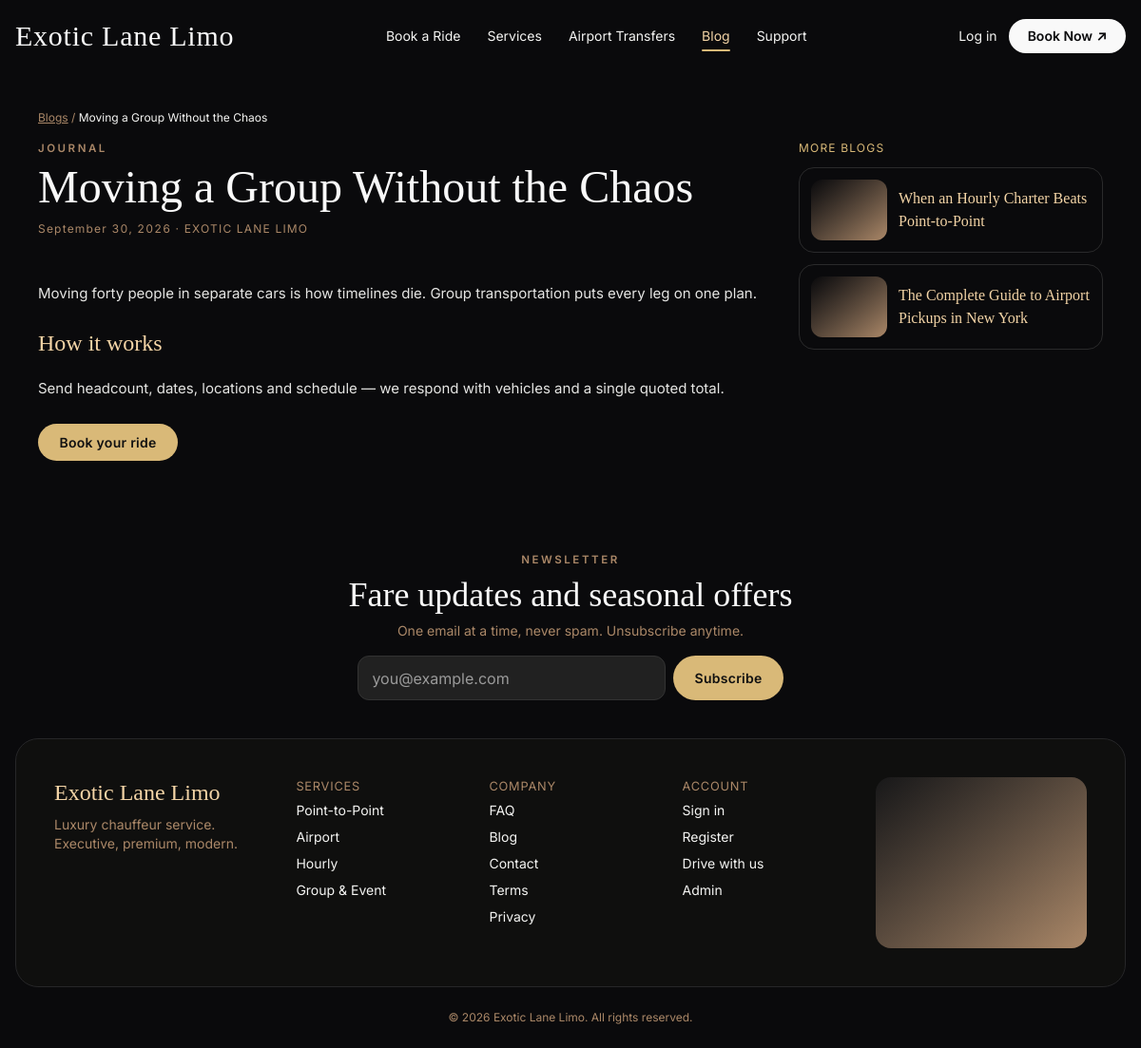
The page /services/blogs/read.php?slug=group-event-transport on the database its author committed.
### tables this page shows
CREATE TABLE IF NOT EXISTS blog_posts (
  id BIGINT UNSIGNED NOT NULL AUTO_INCREMENT PRIMARY KEY,
  slug VARCHAR(150) NOT NULL,
  title VARCHAR(190) NOT NULL,
  excerpt VARCHAR(255) NULL,
  body MEDIUMTEXT NULL,
  cover VARCHAR(255) NULL,
  meta_title VARCHAR(190) NULL,
  meta_description VARCHAR(255) NULL,
  status ENUM('draft','published') NOT NULL DEFAULT 'draft',
  published_at DATETIME NULL,
  created_at DATETIME NOT NULL DEFAULT CURRENT_TIMESTAMP,
  updated_at DATETIME NOT NULL DEFAULT CURRENT_TIMESTAMP ON UPDATE CURRENT_TIMESTAMP,
  UNIQUE KEY uq_blog_slug (slug),
  KEY idx_blog_status (status, published_at)
);

### app/Helpers/functions.php (called while the page is built, shortened)
<?php
function url(string $path = ''): string
{
    return SITE_URL . '/' . ltrim($path, '/');
}
function e(mixed $v): string
{
    return htmlspecialchars((string)($v ?? ''), ENT_QUOTES | ENT_SUBSTITUTE, 'UTF-8');
}

### services/blogs/read.php (the view, shortened to what this page needs)
<?php
$pdo = Database::pdo();
$slug = slugify(trim((string)($_GET['slug'] ?? '')));
$st = $pdo->prepare("SELECT * FROM blog_posts WHERE slug = ? AND status = 'published' LIMIT 1");
$st->execute([$slug]);
$post = $st->fetch();
$others = $pdo->prepare("SELECT slug, title, cover, published_at FROM blog_posts WHERE status = 'published' AND id != ? ORDER BY published_at DESC, id DESC LIMIT 3");
$others->execute([(int)$post['id']]);
$related = $others->fetchAll();
?>
<div class="max-w-6xl mx-auto px-4 py-10">
  <p class="text-xs"><a class="underline text-[#AB8868]" href="<?= url('services/blogs/index.php') ?>">Blogs</a> <span class="text-[#AB8868]">/</span> <span class="text-[#F5F5F3]"><?= e($post['title']) ?></span></p>
  <div class="grid lg:grid-cols-[1fr_320px] gap-8 mt-4 items-start">
    <article class="min-w-0">
      <p class="eyebrow">Journal</p>
      <h1 class="font-display text-4xl md:text-5xl text-[#F9F9F9] mt-2"><?= e($post['title']) ?></h1>
      <p class="tabular text-xs tracking-widest text-[#AB8868] mt-3"><?= e(date('F j, Y', strtotime($post['published_at'] ?? $post['created_at']))) ?> · EXOTIC LANE LIMO</p>
      <div class="mt-6 text-[15px] leading-relaxed text-[#E5E5E3] space-y-4 blog-body"><?= $post['body'] ?></div>
      <div class="mt-8">
        <a href="<?= url('services/booking.php') ?>" class="btn-gold rounded-full text-sm px-8 py-3">Book your ride</a>
      </div>
    </article>
    <?php if ($related): ?>
    <aside class="lg:sticky lg:top-20" aria-label="More blogs">
      <p class="tabular text-xs tracking-widest text-[#D9B978]">MORE BLOGS</p>
      <div class="mt-3 space-y-3">
        <?php foreach ($related as $r): ?>
        <a href="<?= url('services/blogs/read.php?slug=' . urlencode($r['slug'])) ?>" class="group flex items-center gap-3 rounded-2xl border border-[#2a2a2b] hover:border-[#C8A96B] p-3">
          <?php if (!empty($r['cover'])): ?>
          <span class="w-20 h-16 shrink-0 rounded-xl overflow-hidden bg-gradient-to-br from-[#0A0A0C] to-[#AB8868]">
          </span>
          <?php endif; ?>
          <span class="font-display text-base text-[#F3D4A6]"><?= e($r['title']) ?></span>
        </a>
        <?php endforeach; ?>
      </div>
    </aside>
    <?php endif; ?>
  </div>
</div>
<?php
require APP_ROOT . '/views/layouts/public.php';

### assets/css/app.css (style rules this page uses)
:root { --black:#0A0A0C; --deep:#0F0F0E; --charcoal:#181819; --input:#212121; --champagne:#F3D4A6; --champagne-lt:#F7E2BF; --gold:#D9B978; --gold-mute:#C8A96B; --tan:#AB8868; --ivory:#F9F9F9; --soft:#F5F5F3; --border:#E5E5E3; --cta:#F9F9F9; --cta-h:#F3D4A6; --err:#A3322F; --err-deep:#8E2B29; }
html { scroll-behavior:smooth }
body { background:var(--black);color:var(--soft); }
.font-display { font-family:"Cormorant Garamond",Georgia,serif }
.font-ui { font-family:Inter,system-ui,sans-serif }
.btn-gold { background:var(--gold);color:#111;padding:.7rem 1.4rem;font-weight:600;letter-spacing:.02em }
.eyebrow { font-size:.72rem;letter-spacing:.22em;text-transform:uppercase;color:var(--tan);font-weight:600 }
.tabular { font-variant-numeric:tabular-nums }
.blog-body h2 { font-family:"Cormorant Garamond",Georgia,serif;font-size:1.5rem;color:var(--champagne);margin-top:1.25rem }
.blog-body p { margin-top:.75rem }

### rows shown on the page
blog_posts: title "Moving a Group Without the Chaos", published_at "September 30, 2026", body "Moving forty people in separate cars is how timelines die. Group transportation puts every leg on one plan. How it works Send headcount, dates, locations and schedule — we respond with vehicles and a single quoted total."
blog_posts: title "When an Hourly Charter Beats Point-to-Point"
blog_posts: title "The Complete Guide to Airport Pickups in New York"
